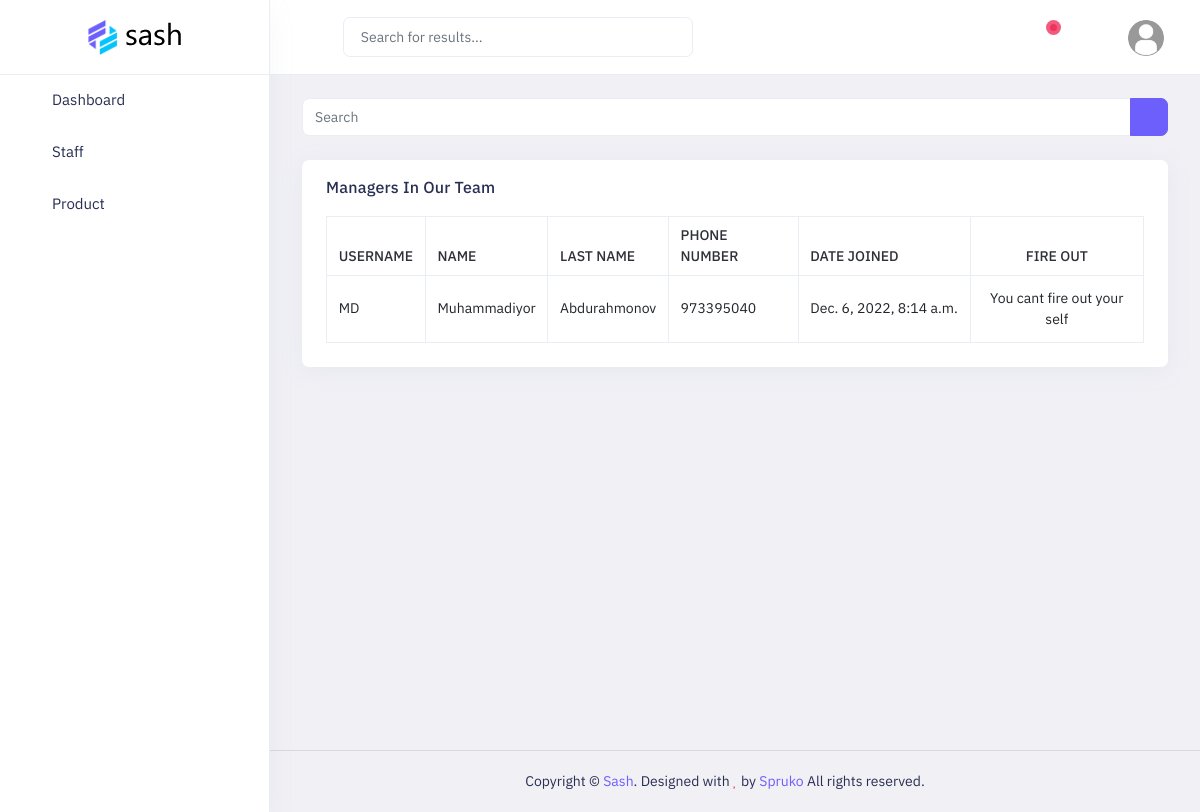
The app's page /managers/ (signed in) with its own data.
### main/models.py (models this page shows)
class User(AbstractUser):
    role = models.SmallIntegerField(choices=(
        (1, 'director'),
        (2, 'waiter'),
        (3, 'manager'),
        (4, 'cooker'),
        (5, 'call-center'),
    ), null=True, blank=True)
    number = models.BigIntegerField(null=True, blank=True)

### main/views.py (the view)
# urls.py: path('managers/', manager_view, name='manager'),
@login_required(login_url='login')
def manager_view(request):
    usr = request.user
    if usr.role == 1:
        context = {
            'manager': User.objects.filter(role=3)
        }
        return render(request, 'staff/manager.html', context)
    elif usr.role == 3:
        context = {
            'manager': User.objects.filter(role=3)
        }
        return render(request, 'staff/manager.html', context)
    else:
        return redirect('404')

### templates/staff/manager.html (shortened to what this page needs)
{% extends "dashboard/base.html" %}
{% load static %}
{% block content %}
    <div class="main-content app-content mt-0">
        <div class="side-app">
            <div class="main-container container-fluid">
                <div class="page-header">
                    <h1 class="page-title">Manager List</h1>
                    <div>
                        <ol class="breadcrumb">
                            <li class="breadcrumb-item"><a href="javascript:void(0)">Staff</a></li>
                            <li class="breadcrumb-item active" aria-current="page">Manager List</li>
                        </ol>
                    </div>
                </div>
                <div class="row row-cards">
                    <div class="col-lg-12 col-xl-12">
                        <div class="input-group mb-5">
                            <input type="text" class="form-control" placeholder="Search">
                            <div class="input-group-text btn btn-primary">
                                <i class="fa fa-search" aria-hidden="true"></i>
                            </div>
                        </div>
                        <div class="card">
                            <div class="card-header border-bottom-0">
                                <h2 class="card-title">{{ total }} Managers In Our Team</h2>
                            </div>
                            <div class="e-table px-5 pb-5">
                                <div class="table-responsive table-lg">
                                    <table class="table border-top table-bordered mb-0">
                                        <thead>
                                            <tr>
                                                <th>Username</th>
                                                <th>Name</th>
                                                <th>Last Name</th>
                                                <th>Phone Number</th>
                                                <th>Date Joined</th>
                                                <th class="text-center">Fire Out</th>
                                            </tr>
                                        </thead>
                                        <tbody>
                                            {% for i in manager %}
                                                <tr>
                                                    <td class="text-nowrap align-middle">{{ i.username }}</td>
                                                    <td class="text-nowrap align-middle">{{ i.first_name  }}</td>
                                                    <td class="text-nowrap align-middle">{{ i.last_name  }}</td>
                                                    <td class="text-nowrap align-middle">{{ i.number  }}</td>
                                                    <td class="text-nowrap align-middle"><span>{{ i.date_joined  }}</span></td>
                                                    <td class="text-center align-middle">
                                                        {% if user.role == 1 %}
                                                            <div class="btn-group align-top">
                                                                <a class="modal-effect d-grid mb-3" data-bs-effect="effect-flip-vertical" data-bs-toggle="modal" href="#delete_manager"><button class="btn btn-sm btn-danger badge" type="button"><i class="fe fe-log-out"></i></button></a>
                                                            </div>
                                                        {% elif user == i %}
                                                            You cant fire out your self
                                                        {% else  %}
                                                            You cant fire out cause of your status
                                                        {% endif %}
                                                    </td>
                                                </tr>
                                            {% endfor %}
                                        </tbody>
                                    </table>
                                </div>
                            </div>
                        </div>
                    </div>
                </div>
            </div>
        </div>
    </div>
{% endblock %}

### static/assets/colors/color1.css (style rules this page uses)
a { color: var(--primary-bg-color); }
.btn-primary { color: #fff !important; background: var(--primary-bg-color) !important; border-color: var(--primary-bg-color) !important; }
.breadcrumb-item.active { color: #f5f3f9; }

### records on screen
User: username "MD", first_name "Muhammadiyor", last_name "Abdurahmonov", number "973395040", date_joined "Dec. 6, 2022, 8:14 a.m.", role "You cant fire out your self"
